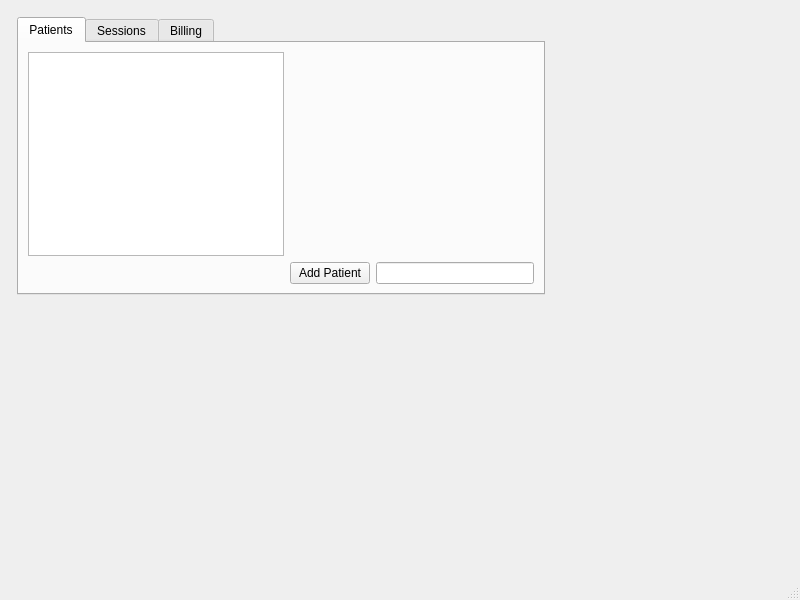
<?xml version="1.0" encoding="UTF-8"?>
<ui version="4.0">
 <class>MainWindow</class>
 <widget class="QMainWindow" name="MainWindow">
  <property name="geometry">
   <rect>
    <x>0</x>
    <y>0</y>
    <width>800</width>
    <height>600</height>
   </rect>
  </property>
  <property name="windowTitle">
   <string>MainWindow</string>
  </property>
  <widget class="QWidget" name="centralwidget">
   <widget class="QTabWidget" name="tabWidget">
    <property name="geometry">
     <rect>
      <x>17</x>
      <y>17</y>
      <width>528</width>
      <height>278</height>
     </rect>
    </property>
    <property name="currentIndex">
     <number>0</number>
    </property>
    <widget class="QWidget" name="tab">
     <attribute name="title">
      <string>Patients</string>
     </attribute>
     <layout class="QGridLayout" name="gridLayout_2">
      <item row="0" column="0">
       <widget class="QTableWidget" name="tableWidget"/>
      </item>
      <item row="1" column="1">
       <widget class="QPushButton" name="pushButton">
        <property name="text">
         <string>Add Patient</string>
        </property>
       </widget>
      </item>
      <item row="1" column="2">
       <widget class="QLineEdit" name="lineEdit"/>
      </item>
     </layout>
    </widget>
    <widget class="QWidget" name="tab_2">
     <attribute name="title">
      <string>Sessions</string>
     </attribute>
     <layout class="QGridLayout" name="gridLayout">
      <item row="0" column="0">
       <widget class="QTableWidget" name="tableWidget_2"/>
      </item>
      <item row="0" column="1">
       <widget class="QPushButton" name="pushButton_3">
        <property name="text">
         <string>Edit Session</string>
        </property>
       </widget>
      </item>
      <item row="0" column="2">
       <widget class="QPushButton" name="pushButton_2">
        <property name="text">
         <string>Add Session</string>
        </property>
       </widget>
      </item>
     </layout>
     <zorder>tableWidget_2</zorder>
     <zorder>pushButton_2</zorder>
     <zorder>pushButton_3</zorder>
    </widget>
    <widget class="QWidget" name="tab_3">
     <attribute name="title">
      <string>Billing</string>
     </attribute>
     <layout class="QGridLayout" name="gridLayout_3">
      <item row="0" column="0">
       <widget class="QTableWidget" name="tableWidget_3"/>
      </item>
      <item row="0" column="1">
       <widget class="QPushButton" name="pushButton_5">
        <property name="text">
         <string>Export</string>
        </property>
       </widget>
      </item>
      <item row="0" column="2">
       <widget class="QPushButton" name="pushButton_4">
        <property name="text">
         <string>Generate Billing</string>
        </property>
       </widget>
      </item>
     </layout>
    </widget>
   </widget>
  </widget>
  <widget class="QMenuBar" name="menubar">
   <property name="geometry">
    <rect>
     <x>0</x>
     <y>0</y>
     <width>800</width>
     <height>24</height>
    </rect>
   </property>
  </widget>
  <widget class="QStatusBar" name="statusbar"/>
 </widget>
 <resources/>
 <connections/>
</ui>
